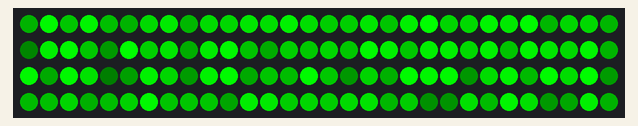
Bench run of a sketch on a simulated Arduino Uno, built with avr-gcc and run on an emulated ATmega328P. Shown: 120 RGB LEDs in strip order, left to right, continuing on the next row. Random numbers use the default seed unless the sketch sets one; what the sketch prints to the serial monitor is not drawn.

Above: at 0.07 s.

The sketch:

LED_TEST.ino
```cpp
/* LedStripColorTester: Example Arduino sketch that lets you
 * type in a color on a PC and see it on the LED strip.
 *
 * To use this, you will need to plug an Addressable RGB LED
 * strip from Pololu into pin 12.  After uploading the sketch,
 * select "Serial Monitor" from the "Tools" menu.  In the input
 * box, type a color and press enter.
 *
 * The format of the color should be "R,G,B!" where R, G, and B
 * are numbers between 0 and 255 representing the brightnesses
 * of the red, green, and blue components respectively.
 *
 * For example, to get green, you could type:
 *   40,100,0!
 *
 * You can leave off the exclamation point if you change the
 * Serial Monitor's line ending setting to be "Newline" instead
 * of "No line ending".
 *
 * Please note that this sketch only transmits colors to the
 * LED strip after it receives them from the computer, so if
 * the LED strip loses power it will be off until you resend
 * the color.
 */

#include <PololuLedStrip.h>

// Create an ledStrip object and specify the pin it will use.
PololuLedStrip<12> ledStrip;

// Create a buffer for holding the colors (3 bytes per color).
#define LED_COUNT 120
rgb_color colors[LED_COUNT];
rgb_color color;

void setup()
{
  // Start up the serial port, for communication with the PC.
  Serial.begin(115200);
  Serial.println("Ready to receive colors.");
  color.red = 0;
  //color.blue = 0;

  //int redStart = 0;
  int blueStart = 85;
  int greenStart = 170;
  for(uint16_t i = 0; i < LED_COUNT; i++)
    {
      int value = 255;
      int value2 = random(0,value);
      //color.blue = value2;
      color.blue = 0;
      color.green = value-value2;
      //color.red = (redStart + i*2)%256;
      colors[i] = color;
    }
      ledStrip.write(colors, LED_COUNT);
}

void BubbleSort()
{
  for(int i = 0; i < 120; i++)
  {
    for(int j = i; j >= 0; j--)
    {
      if(colors[j].green < colors[j-1].green)
      {
        rgb_color temp = colors[j];
        colors[j] = colors[j-1];
        colors[j-1] = temp;
        ledStrip.write(colors, LED_COUNT);
        delay(100);
      }
    }
  }
}

void loop()
{
  // If any digit is received, we will go into integer parsing mode
  // until all three calls to parseInt return an interger or time out.

  BubbleSort();

  /*if (Serial.available())
  {
    char c = Serial.peek();
    if (!(c >= '0' && c <= '9'))
    {
      Serial.read(); // Discard non-digit character
    }
    else
    {
      // Read the color from the computer.
      color.red = Serial.parseInt();
      color.green = Serial.parseInt();
      color.blue = Serial.parseInt();

      // Update the colors buffer.
      for(uint16_t i = 0; i < LED_COUNT; i++)
      {
        colors[i] = color;
      }

      // Write to the LED strip.
      ledStrip.write(colors, LED_COUNT);

      Serial.print("Showing color: ");
      Serial.print(color.red);
      Serial.print(",");
      Serial.print(color.green);
      Serial.print(",");
      Serial.println(color.blue);
    }
  }*/
}
```
